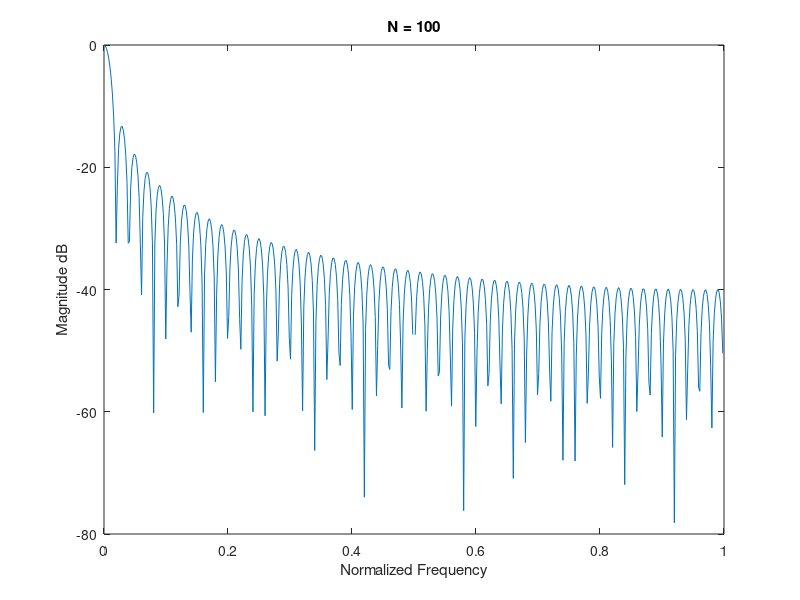

Reproduce this figure in MATLAB.
clear
n = 100;
w = boxcar(n);
[W,f] = freqz(w/sum(w),1,512,2);
plot(f,20*log10(abs(W)));
xlabel('Normalized Frequency')
ylabel('Magnitude dB')
title('N = 100')
